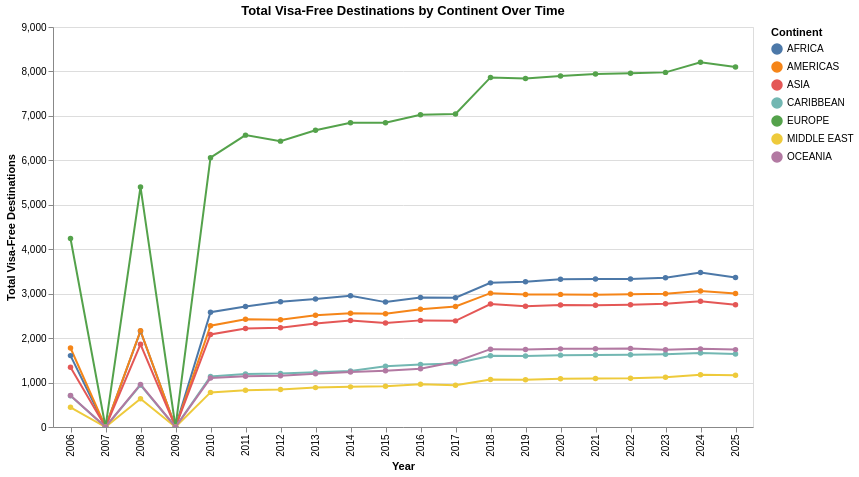

Notebook source saved alongside this figure:
### Markdown cell above
The obvious problem with this plot is that each continent has many countries and each country has a diferent number of "visa free count". We need some metric to compute how easy is to enter the continent from any other country. That means we have a set of N countries C={country1,country2,...,countryN}, we select Cn where 0<n<|C| and iterate over the rest of the countries to check if they can enter Cn, store the value in Fn, and once we have computed F (count of countries that can enter Cn) of each country, we add up all Fn based on the continent they belong to.

This can be done using Altair by adding up all country counts based on the continent.

### Code cell
# Group by region and year, sum visa_free_count for each continent per year
continent_year_sum = rank_by_year.groupby(['region', 'year'], as_index=False)['visa_free_count'].sum()

# Altair line chart: total visa-free count over time by continent
continent_chart = alt.Chart(continent_year_sum).mark_line(point=True).encode(
    x=alt.X('year:O', title='Year'),
    y=alt.Y('visa_free_count:Q', title='Total Visa-Free Destinations'),
    color=alt.Color('region:N', title='Continent'),
    tooltip=['region', 'year', 'visa_free_count']
).properties(
    title='Total Visa-Free Destinations by Continent Over Time',
    width=700,
    height=400
).interactive()

continent_chart

### Figure 1 — Vega-Lite specification as saved in the notebook (floating-point values rounded to 4 significant figures; data arrays with more than 128 entries replaced by an {"elided": "..."} marker saying what was removed)
{"config": {"view": {"continuousWidth": 300, "continuousHeight": 300}}, "data": {"name": "data-068e5370a35e5428ed6ddd0a017fa39a"}, "mark": {"type": "line", "point": true}, "encoding": {"color": {"field": "region", "title": "Continent", "type": "nominal"}, "tooltip": [{"field": "region", "type": "nominal"}, {"field": "year", "type": "quantitative"}, {"field": "visa_free_count", "type": "quantitative"}], "x": {"field": "year", "title": "Year", "type": "ordinal"}, "y": {"field": "visa_free_count", "title": "Total Visa-Free Destinations", "type": "quantitative"}}, "height": 400, "params": [{"name": "param_2", "select": {"type": "interval", "encodings": ["x", "y"]}, "bind": "scales"}], "title": "Total Visa-Free Destinations by Continent Over Time", "width": 700, "$schema": "https://vega.github.io/schema/vega-lite/v5.20.1.json", "datasets": {"data-068e5370a35e5428ed6ddd0a017fa39a": {"elided": "140 records"}}}
